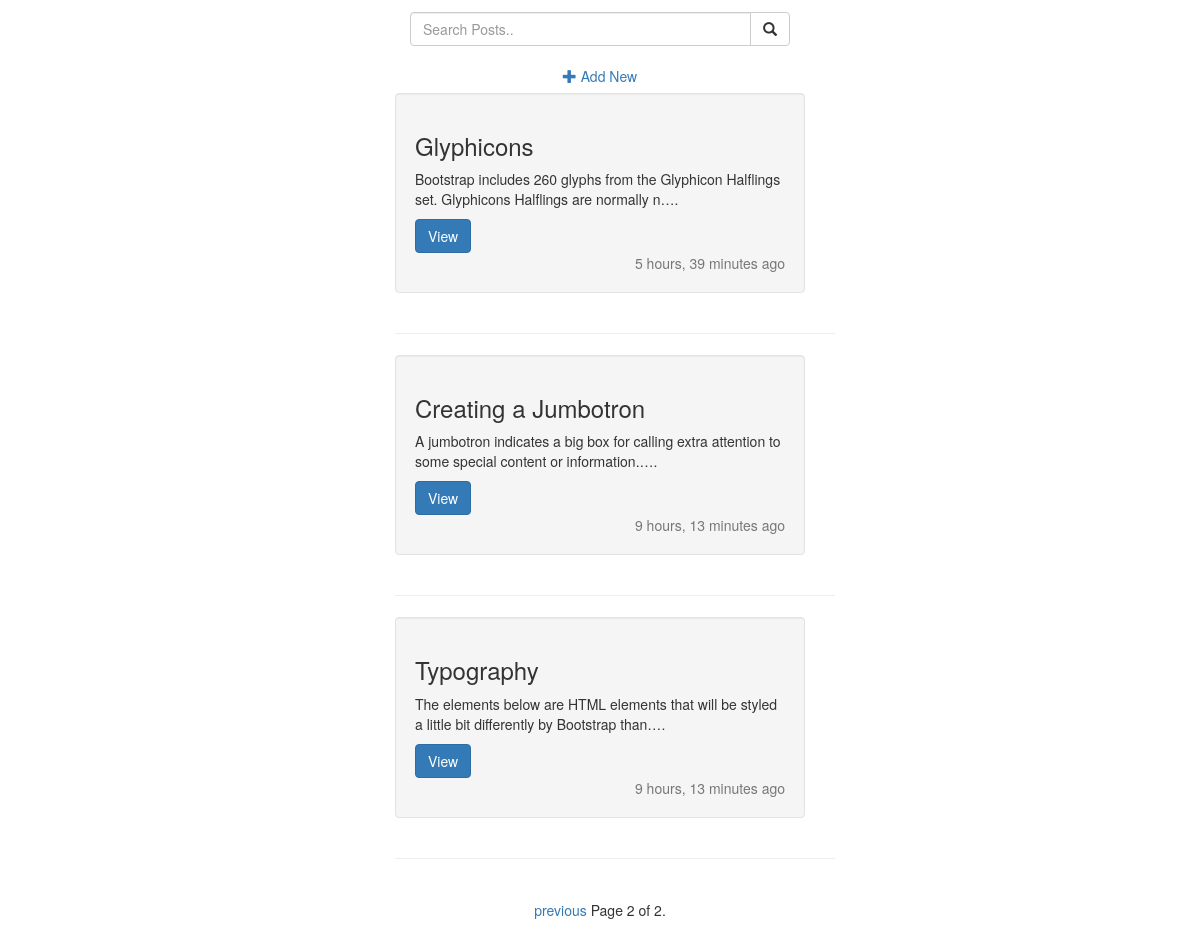
Screenshot of /?page=2 with the database file from the repository.
### main/models.py (models this page shows, shortened)
class Post(models.Model):
    title = models.CharField(max_length=120)
    content = models.TextField()
    slug = models.SlugField(blank=True,unique=True)
    updated = models.DateTimeField(auto_now=True,
                                   blank=True
                                   )
    timestamp = models.DateTimeField(auto_now_add=True,
                                     blank=True
                                     )
    class Meta:
        ordering = ['-timestamp','-updated']

### main/views.py (the view)
# urls.py: url(r'^$', views.index , name="index"),
def index(request):
    posts_list = Post.objects.all()
    query = request.GET.get('q')
    if query:
        posts_list = posts_list.filter(
                        Q(title__contains=query)|
                        Q(content__contains=query)
                        ).distinct()
    paginator = Paginator(posts_list, 3)  # Show 3 posts per page
    page = request.GET.get('page')
    try:
        posts = paginator.page(page)
    except PageNotAnInteger:
        posts = paginator.page(1)
    except EmptyPage:
        posts = paginator.page(paginator.num_pages)
    return render(request,'index.html',{'posts' : posts})

### main/templates/index.html (shortened to what this page needs)
{% extends 'base.html' %}
{% block content %}
    <div class="row">
        <div style="margin-top: 1%;" class="col-sm-10 col-sm-offset-1 col-md-4 col-md-offset-4 col-lg-4 col-lg-offset-4 text-center">
            <form method="get" action="">
                <div class="input-group">
                  <input type="text" name="q" class="form-control" placeholder="Search Posts.." value="{{ request.GET.q }}">
                  <span class="input-group-btn">
                    <button class="btn btn-default" type="submit"><span class="glyphicon glyphicon-search"></span></button>
                  </span>
                </div>
            </form>
        </div>
        <div style="margin-top: 1%" class="card col-sm-10 col-sm-offset-1 col-md-4 col-md-offset-4 col-lg-4 col-lg-offset-4 text-center">
            <a href="{% url 'main:newpost' %}" class="btn col-sm-8 col-sm-offset-2">
                <span class="glyphicon glyphicon-plus"></span>&nbsp;Add New
            </a>
        </div>
        {% for post in posts %}
        <div class="well card col-sm-10 col-sm-offset-1 col-md-4 col-md-offset-4 col-lg-4 col-lg-offset-4">
              <div class="card-block">
                <h3 class="card-title">{{ post.title }}</h3>
                <p class="card-text">{{ post.content|truncatechars:100 }}.</p>
                <a href="{% url 'main:detail' post.slug %}" class="btn btn-primary">View</a>
              </div>
              <div class="card-footer text-muted text-right">
                {{ post.timestamp|timesince }}&nbsp;ago
              </div>
        </div>
            <hr class="col-sm-10 col-sm-offset-1 col-md-4 col-md-offset-4 col-lg-4 col-lg-offset-4"/>
    {% endfor %}
        <div class="col-sm-10 col-sm-offset-1 col-md-4 col-md-offset-4 col-lg-4 col-lg-offset-4 text-center">
        <div class="pagination">
            <span class="step-links">
                {% if posts.has_previous %}
                    <a href="?page={{ posts.previous_page_number }}{% if request.GET.q %}?q={{ request.GET.q }}{% endif %}">previous</a>
                {% endif %}
                <span class="current">
                    Page {{ posts.number }} of {{ posts.paginator.num_pages }}.
                </span>
        </span>
        </div>
        </div>
    </div>
{% endblock %}

### main/static/style.css (style rules this page uses)
body { background-color: white; }

### rows the page displays
Post: title "Glyphicons", content "Bootstrap includes 260 glyphs from the Glyphicon Halflings set. Glyphicons Halflings are normally n…", timestamp "5 hours, 39 minutes"
Post: title "Creating a Jumbotron", content "A jumbotron indicates a big box for calling extra attention to some special content or information.…", timestamp "9 hours, 13 minutes"
Post: title "Typography", content "The elements below are HTML elements that will be styled a little bit differently by Bootstrap than…", timestamp "9 hours, 13 minutes"

### other values shown
{{ posts.number }} "2"
{{ posts.paginator.num_pages }} "2"
